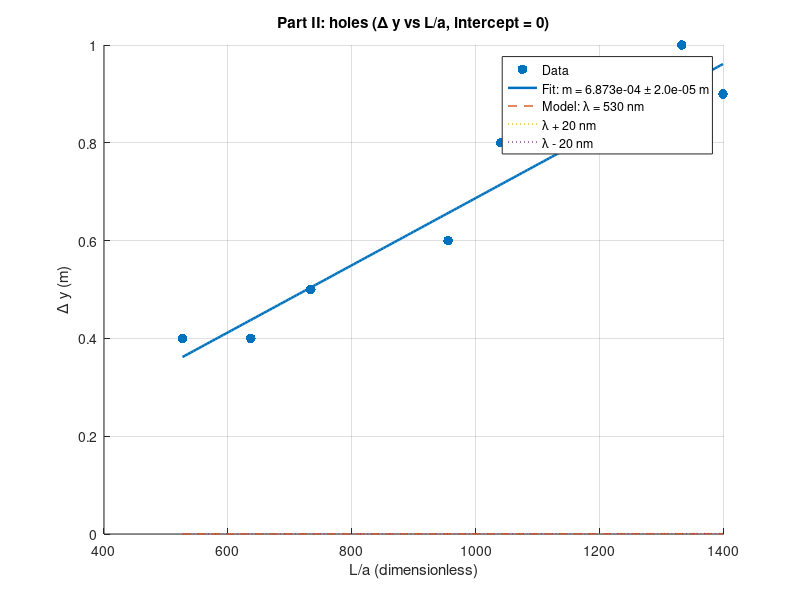
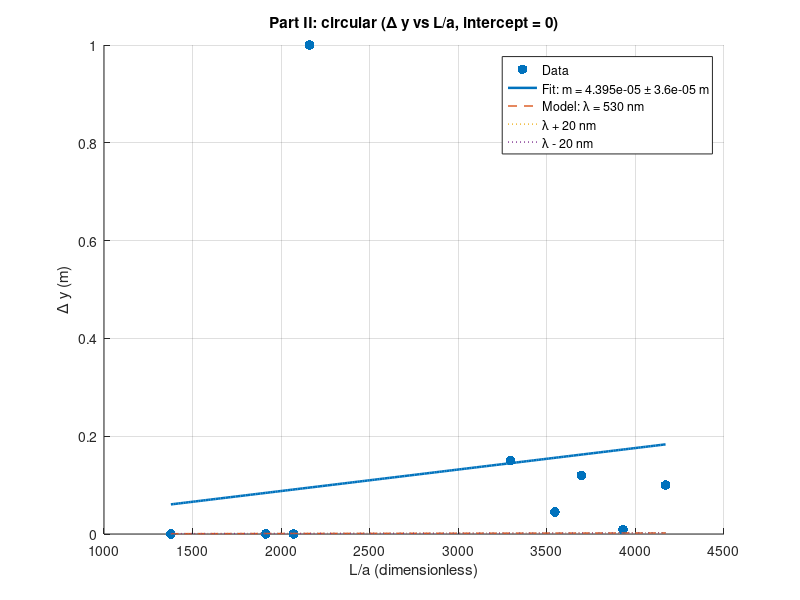

The MATLAB script that drew these images, in order:
%% Part II — raw data from your sheet (no CSV)

% Wavelength (given on sheet)
lambda  = 530e-9;     % m
dlambda = 20e-9;      % m

% -------- HOLES (trials 1–8) --------
L_holes_cm = [79.9 62.4 82.1 57.3 44.0 83.9 31.6 38.2];
a_holes_mm = 0.6 * ones(1,8);
y_holes_m  = [1 0.8 0.9 0.6 0.5 0.9 0.4 0.4];  % already in meters per your header
scale_holes = ones(1,8);                       % change if you meant "ydark scale"

% -------- CIRCULAR (trials 9–17) --------
L_circ_cm = [83.4 65.9 43.2 73.9 78.6 70.9 76.5 82.8 55.1];
a_circ_mm = [0.2 0.2 0.2 0.2 0.2 0.2 0.4 0.4 0.4];
y_circ_m  = [0.10 0.15 1.00 0.12 0.009 0.045 0.00021 0.00020 0.00004];
scale_circ = ones(1,9);                        % change if needed

%% ---- Helper: zero-intercept fit + 1σ on slope ----
zeroInterceptFit = @(xk,yk) deal( ...
    (xk'*yk)/(xk'*xk), ...                               % slope m
    sqrt( sum((yk - ((xk'*yk)/(xk'*xk)).*xk).^2) / max(numel(xk)-1,1) / sum(xk.^2) ) ...
);

%% ---- Pack patterns into a struct array to loop cleanly ----
patterns(1).name = "holes";
patterns(1).L_m  = L_holes_cm/100;          % cm → m
patterns(1).a_m  = a_holes_mm/1000;         % mm → m
patterns(1).y_m  = y_holes_m .* scale_holes;

patterns(2).name = "circular";
patterns(2).L_m  = L_circ_cm/100;
patterns(2).a_m  = a_circ_mm/1000;
patterns(2).y_m  = y_circ_m .* scale_circ;

%% ---- Loop over patterns: compute x=L/a, fit, and plot ----
for k = 1:numel(patterns)
    p = patterns(k);
    x = p.L_m ./ p.a_m;          % dimensionless
    y = p.y_m;                   % meters

    % Fit with intercept constrained to 0
    [m, dm] = zeroInterceptFit(x(:), y(:));  % slope m (m), 1σ dm (m)
    g = m / lambda;

    % Plot
    figure('Name',char(p.name)); hold on; grid on;
    scatter(x, y, 50, 'filled', 'DisplayName','Data');
    xlabel('L/a (dimensionless)'); ylabel('\Delta y (m)');
    title(sprintf('Part II: %s (\\Delta y vs L/a, intercept = 0)', p.name));

    xx = linspace(min(x), max(x), 200);
    plot(xx, m*xx, 'LineWidth', 1.8, 'DisplayName', ...
         sprintf('Fit: m = %.3e \\pm %.1e m', m, dm));

    % Reference model lines: lambda and lambda ± 20 nm
    plot(xx,  lambda*xx,  '--', 'LineWidth', 1.0, 'DisplayName','Model: \lambda = 530 nm');
    plot(xx, (lambda+dlambda)*xx, ':',  'LineWidth', 1.0, 'DisplayName','\lambda + 20 nm');
    plot(xx, (lambda-dlambda)*xx, ':',  'LineWidth', 1.0, 'DisplayName','\lambda - 20 nm');

    legend('Location','best');

    % Console summary
    fprintf('\nPattern: %s\n', p.name);
    fprintf('  slope m = %.3e m  (± %.1e)\n', m, dm);
    fprintf('  g = m/λ = %.3f   (λ = 5.30e-7 m)\n', g);
end